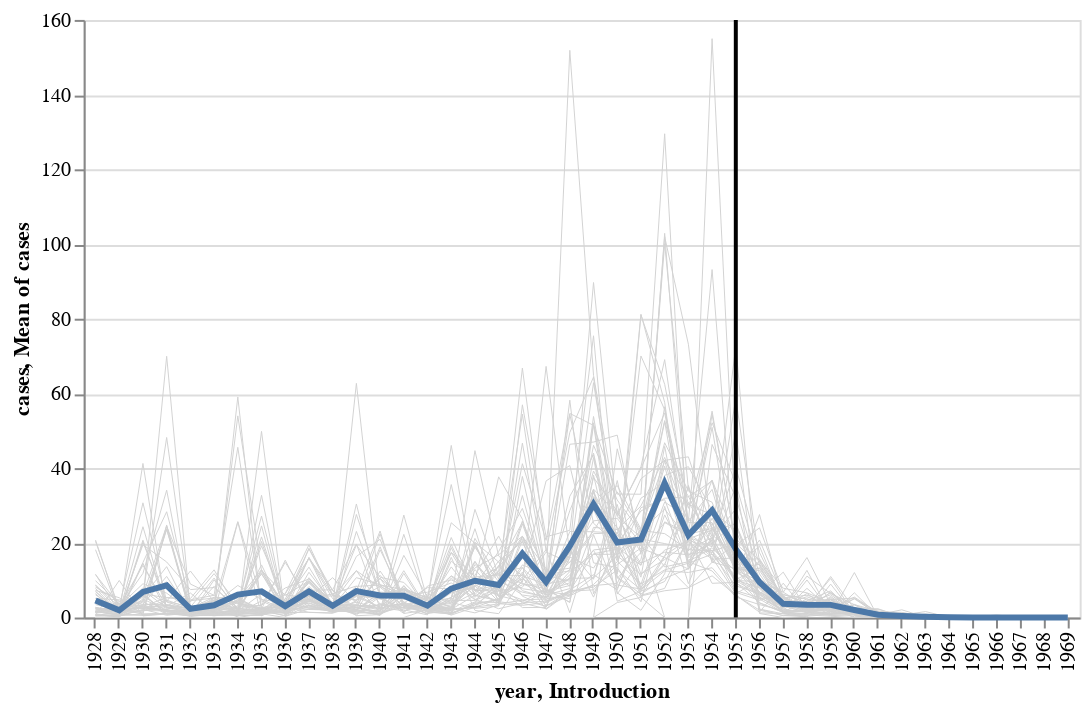

Notebook source saved alongside this figure:
### Markdown cell above
#### Note that we can layer visualizations from different DataFrames!

### Code cell
state_lines = alt.Chart(polio).mark_line(
    strokeWidth=0.5,
    color = 'lightgray'
).encode(
    x = 'year:O',
    y = 'cases:Q',
    detail = 'state:N'
).properties(
    width = 500
)

mean_line = alt.Chart(polio).mark_line(strokeWidth=3).encode(
    x = 'year:O',
    y = 'mean(cases):Q'
)

rule = alt.Chart(vacc).mark_rule().encode(
    x='Introduction:O',
    size = alt.value(2)
)

state_lines + mean_line + rule

### Figure 1 — Vega specification as saved in the notebook (floating-point values rounded to 4 significant figures; data arrays with more than 128 entries replaced by an {"elided": "..."} marker saying what was removed)
{"$schema": "https://vega.github.io/schema/vega/v5.json", "data": [{"name": "source_0", "values": {"elided": "2142 records"}}, {"name": "source_1", "values": [{"Introduction": 1955}]}, {"name": "data_0", "values": [{"mean_cases": 4.532, "year": 1928}, {"mean_cases": 1.924, "year": 1929}, {"mean_cases": 6.864, "year": 1930}, {"mean_cases": 8.597, "year": 1931}, {"mean_cases": 2.339, "year": 1932}, {"mean_cases": 3.274, "year": 1933}, {"mean_cases": 6.133, "year": 1934}, {"mean_cases": 6.994, "year": 1935}, {"mean_cases": 3.041, "year": 1936}, {"mean_cases": 6.993, "year": 1937}, {"mean_cases": 3.149, "year": 1938}, {"mean_cases": 7.062, "year": 1939}, {"mean_cases": 5.888, "year": 1940}, {"mean_cases": 5.806, "year": 1941}, {"mean_cases": 3.162, "year": 1942}, {"mean_cases": 7.741, "year": 1943}, {"mean_cases": 9.845, "year": 1944}, {"mean_cases": 8.728, "year": 1945}, {"mean_cases": 17.11, "year": 1946}, {"mean_cases": 9.525, "year": 1947}, {"mean_cases": 19.17, "year": 1948}, {"mean_cases": 30.35, "year": 1949}, {"mean_cases": 20.1, "year": 1950}, {"mean_cases": 20.88, "year": 1951}, {"mean_cases": 35.96, "year": 1952}, {"mean_cases": 22.05, "year": 1953}, {"mean_cases": 28.7, "year": 1954}, {"mean_cases": 18.3, "year": 1955}, {"mean_cases": 9.458, "year": 1956}, {"mean_cases": 3.662, "year": 1957}, {"mean_cases": 3.419, "year": 1958}, {"mean_cases": 3.386, "year": 1959}, {"mean_cases": 2.024, "year": 1960}, {"mean_cases": 0.7294, "year": 1961}, {"mean_cases": 0.4169, "year": 1962}, {"mean_cases": 0.1841, "year": 1963}, {"mean_cases": 0.06588, "year": 1964}, {"mean_cases": 0.02922, "year": 1965}, {"mean_cases": 0.02471, "year": 1966}, {"mean_cases": 0.01451, "year": 1967}, {"mean_cases": 0.01725, "year": 1968}, {"mean_cases": 0.0, "year": 1969}]}, {"name": "source_0_x_domain_year_0", "values": [{"year": 1928}, {"year": 1929}, {"year": 1930}, {"year": 1931}, {"year": 1932}, {"year": 1933}, {"year": 1934}, {"year": 1935}, {"year": 1936}, {"year": 1937}, {"year": 1938}, {"year": 1939}, {"year": 1940}, {"year": 1941}, {"year": 1942}, {"year": 1943}, {"year": 1944}, {"year": 1945}, {"year": 1946}, {"year": 1947}, {"year": 1948}, {"year": 1949}, {"year": 1950}, {"year": 1951}, {"year": 1952}, {"year": 1953}, {"year": 1954}, {"year": 1955}, {"year": 1956}, {"year": 1957}, {"year": 1958}, {"year": 1959}, {"year": 1960}, {"year": 1961}, {"year": 1962}, {"year": 1963}, {"year": 1964}, {"year": 1965}, {"year": 1966}, {"year": 1967}, {"year": 1968}, {"year": 1969}]}, {"name": "data_0_x_domain_year_1", "values": [{"year": 1928}, {"year": 1929}, {"year": 1930}, {"year": 1931}, {"year": 1932}, {"year": 1933}, {"year": 1934}, {"year": 1935}, {"year": 1936}, {"year": 1937}, {"year": 1938}, {"year": 1939}, {"year": 1940}, {"year": 1941}, {"year": 1942}, {"year": 1943}, {"year": 1944}, {"year": 1945}, {"year": 1946}, {"year": 1947}, {"year": 1948}, {"year": 1949}, {"year": 1950}, {"year": 1951}, {"year": 1952}, {"year": 1953}, {"year": 1954}, {"year": 1955}, {"year": 1956}, {"year": 1957}, {"year": 1958}, {"year": 1959}, {"year": 1960}, {"year": 1961}, {"year": 1962}, {"year": 1963}, {"year": 1964}, {"year": 1965}, {"year": 1966}, {"year": 1967}, {"year": 1968}, {"year": 1969}]}, {"name": "source_1_x_domain_Introduction_2", "values": [{"Introduction": 1955}]}], "marks": [{"type": "group", "name": "layer_0_pathgroup", "from": {"facet": {"data": "source_0", "name": "faceted_path_layer_0_main", "groupby": ["state"]}}, "encode": {"update": {"width": {"field": {"signal": null, "datum": null, "group": "width", "parent": null}}, "height": {"field": {"signal": null, "datum": null, "group": "height", "parent": null}}}}, "marks": [{"type": "line", "name": "layer_0_marks", "from": {"data": "faceted_path_layer_0_main"}, "sort": {"field": "datum[\"year\"]"}, "encode": {"update": {"x": {"field": "year", "scale": "x", "band": 0.5}, "defined": {"signal": "isValid(datum[\"cases\"]) && isFinite(+datum[\"cases\"])"}, "stroke": {"value": "lightgray"}, "strokeWidth": {"value": 0.5}, "y": {"field": "cases", "scale": "y"}, "description": {"signal": "\"year: \" + (isValid(datum[\"year\"]) ? datum[\"year\"] : \"\"+datum[\"year\"]) + \"; cases: \" + (format(datum[\"cases\"], \"\")) + \"; state: \" + (isValid(datum[\"state\"]) ? datum[\"state\"] : \"\"+datum[\"state\"])"}}}, "style": ["line"]}]}, {"type": "line", "name": "layer_1_marks", "from": {"data": "data_0"}, "sort": {"field": "datum[\"year\"]"}, "encode": {"update": {"stroke": {"value": "#4c78a8"}, "y": {"field": "mean_cases", "scale": "y"}, "x": {"field": "year", "scale": "x", "band": 0.5}, "defined": {"signal": "isValid(datum[\"mean_cases\"]) && isFinite(+datum[\"mean_cases\"])"}, "strokeWidth": {"value": 3}, "description": {"signal": "\"year: \" + (isValid(datum[\"year\"]) ? datum[\"year\"] : \"\"+datum[\"year\"]) + \"; Mean of cases: \" + (format(datum[\"mean_cases\"], \"\"))"}}}, "style": ["line"]}, {"type": "rule", "name": "layer_2_marks", "from": {"data": "source_1"}, "encode": {"update": {"y": {"value": 0}, "y2": {"field": {"signal": null, "datum": null, "group": "height", "parent": null}}, "stroke": {"value": "black"}, "strokeWidth": {"value": 2}, "description": {"signal": "\"Introduction: \" + (isValid(datum[\"Introduction\"]) ? datum[\"Introduction\"] : \"\"+datum[\"Introduction\"])"}, "x": {"field": "Introduction", "scale": "x", "band": 0.5}}}, "style": ["rule"]}], "scales": [{"name": "x", "type": "band", "domain": {"fields": [{"data": "source_0_x_domain_year_0", "field": "year"}, {"data": "data_0_x_domain_year_1", "field": "year"}, {"data": "source_1_x_domain_Introduction_2", "field": "Introduction"}], "sort": true}, "range": [0, {"signal": "width"}], "paddingOuter": 0, "paddingInner": 0}, {"name": "y", "type": "linear", "domain": {"fields": [{"data": "source_0", "field": "cases"}, {"data": "data_0", "field": "mean_cases"}]}, "range": [{"signal": "height"}, 0], "nice": true, "zero": true}], "axes": [{"scale": "y", "grid": true, "aria": false, "tickCount": {"signal": "ceil(height/40)"}, "domain": false, "labels": false, "gridScale": "x", "ticks": false, "zindex": 0, "orient": "left", "minExtent": 0, "maxExtent": 0}, {"scale": "x", "labelAngle": 270, "orient": "bottom", "title": "year, Introduction", "labelBaseline": "middle", "zindex": 0, "grid": false, "labelAlign": "right"}, {"scale": "y", "labelOverlap": true, "orient": "left", "title": "cases, Mean of cases", "tickCount": {"signal": "ceil(height/40)"}, "grid": false, "zindex": 0}], "height": 300, "padding": 5, "background": "white", "style": "cell", "width": 500}
